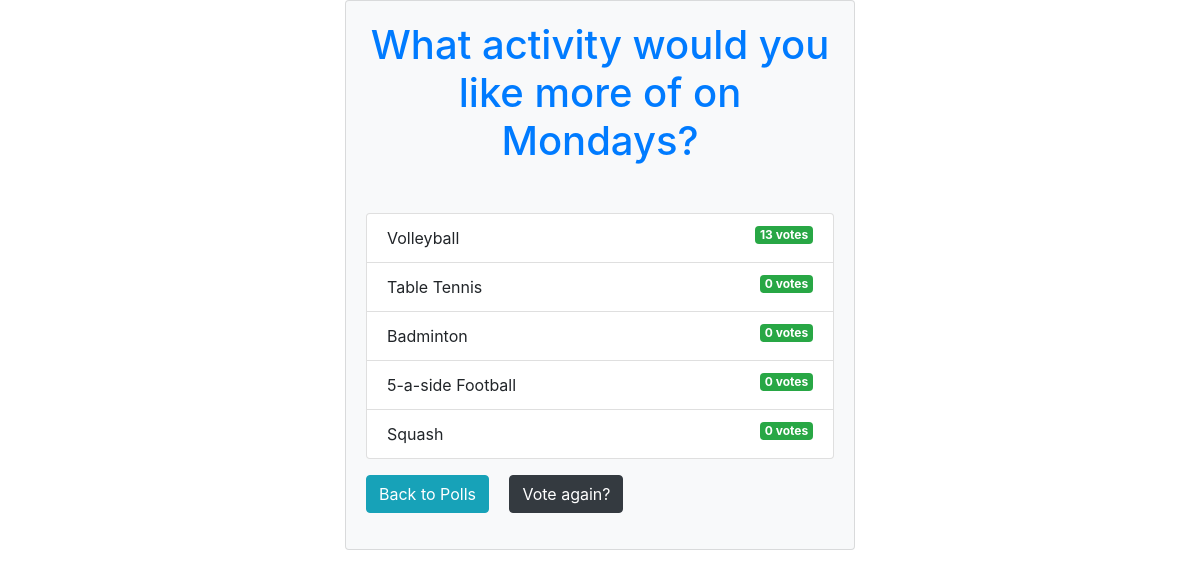
The page /votes/1/results on the database as committed earlier.
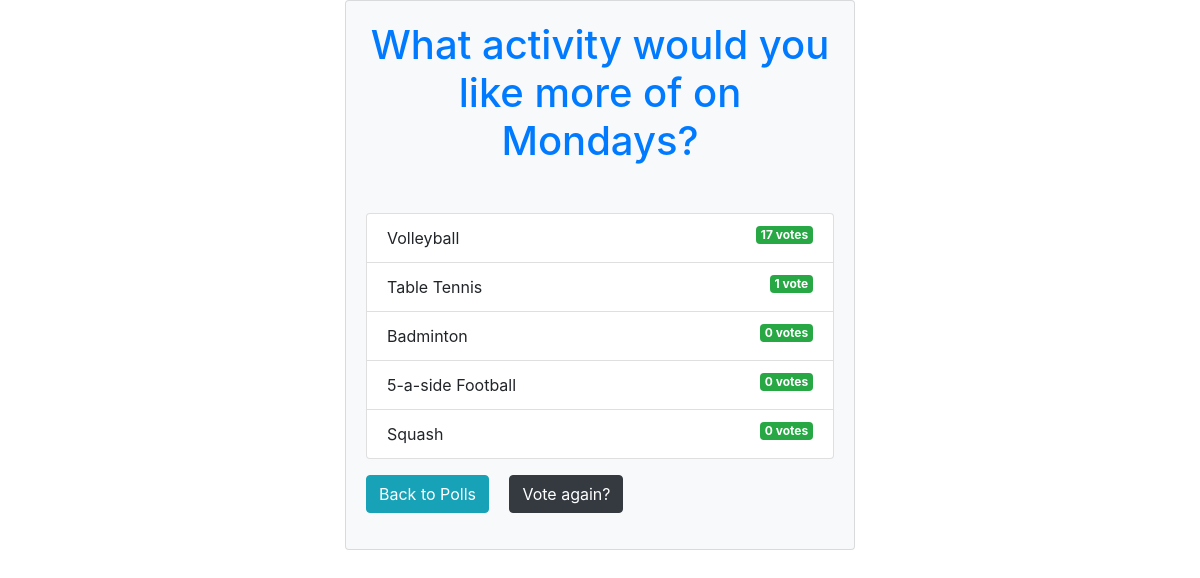
The same page on the database as committed later.
### votes/models.py (models this page shows, shortened)
class Option(models.Model):
    question = models.ForeignKey(Question, on_delete = models.CASCADE) # using question as the foreign key when it's is deleted delete this too
    option_text = models.CharField(max_length = 150)
    votes = models.IntegerField(default = 0)

### votes/views.py (the view)
# urls.py: path('<int:question_id>/results', views.results, name = 'results'),
def results(request, question_id):
    obj = get_object_or_404(Question, pk = question_id)
    context = {'obj': obj}
    return render(request, 'votes/results.html', context)

### templates/votes/results.html
{% extends 'base.html' %} {% block content %}
<div class="container">
 <div class="card bg-light mb-5">
  <div class="card-body">
   <h1 class="card-title text-primary mb-5 text-center">
    {{ obj.question_text }}
   </h1>
   <ul class="list-group mb-3">
    {% for option in obj.option_set.all %}
    <li class="list-group-item">
     {{ option.option_text }}
     <span class="badge badge-success float-right">
      {{ option.votes }} vote{{ option.votes | pluralize }}
     </span>
    </li>
    {% endfor %}
   </ul>
   <div class="mb-3">
    <a href="{% url 'votes:Home' %}" class="btn btn-info mr-3">Back to Polls</a>
    <a href="{% url 'votes:detail' obj.id %}" class="btn btn-dark"
     >Vote again?</a
    >
   </div>
  </div>
 </div>
</div>
{% endblock content %}

Rows that differ between the two databases and show on the page:
changed Option "Volleyball": votes "13" → "17"
changed Option "Table Tennis": votes "0" → "1"; votes|pluralize "s" → (not shown)
